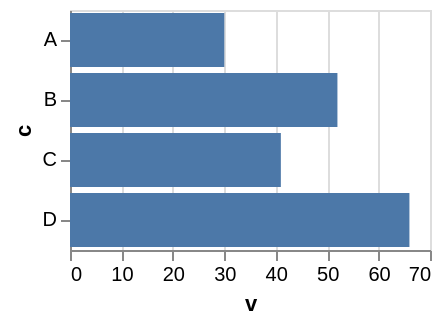

Write the Vega-Lite specification saved for this chart.
### Vega-Lite specification from a JSON file in a GitHub repository (floating-point values rounded to 4 significant figures)
{"width": 180, "height": 120, "data": {"values": [{"c": "A", "v": 30, "lo": 10, "hi": 45, "g": "x", "o": 28, "cl": 34, "h": 40, "l": 8}, {"c": "B", "v": 52, "lo": 25, "hi": 60, "g": "x", "o": 34, "cl": 48, "h": 55, "l": 30}, {"c": "C", "v": 41, "lo": 18, "hi": 55, "g": "y", "o": 48, "cl": 40, "h": 50, "l": 36}, {"c": "D", "v": 66, "lo": 40, "hi": 80, "g": "y", "o": 40, "cl": 63, "h": 70, "l": 38}]}, "mark": "bar", "encoding": {"y": {"field": "c", "type": "nominal", "sort": null}, "x": {"field": "v", "type": "quantitative"}}}
